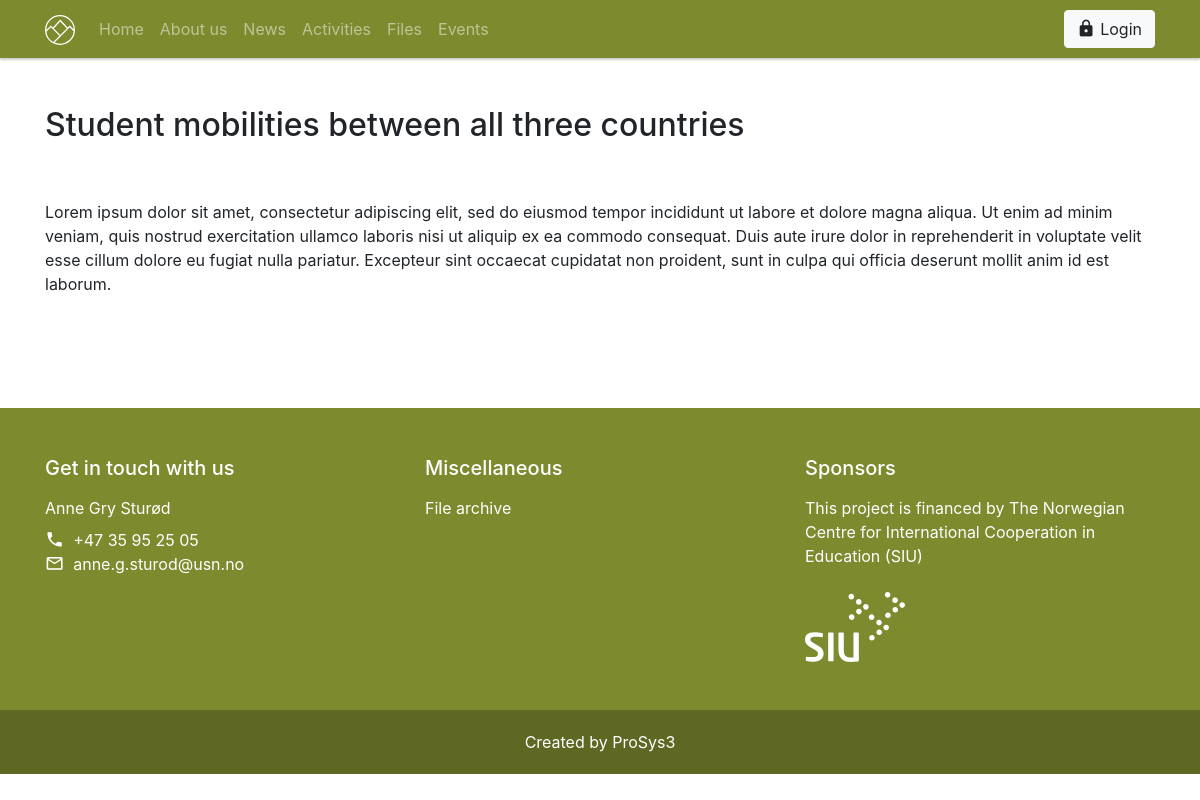
Screenshot of /activities.php?post=1 with the database file from the repository.
### tables this page shows
CREATE TABLE Activities (

Activities_ID           TINYINT(4)      AUTO_INCREMENT NOT NULL,
Activities_Title        VARCHAR(50)     NOT NULL,
Activities_Text         TEXT            NOT NULL,
Activities_Created      DATE            NOT NULL,
Activities_Author   TINYINT(3) NOT NULL,

CONSTRAINT ActivitiesID_PK PRIMARY KEY (Activities_ID),
CONSTRAINT Activities_UserID_FK FOREIGN KEY (Activities_Author) REFERENCES User_Data(User_ID)




);

### rsc/import/php/components/page_content/activities_post_single.php (the view)
<main>
    <section class="py-5">
        <div class="container">
            <?php
            $sql = 'SELECT * FROM Activities WHERE Activities_ID = ' . $_GET['post'];
            $result = mysqli_query($con, $sql);
            while ( $row = mysqli_fetch_array( $result ) ){
                    echo '<h2>' . $row['Activities_Title'] . '</h2>';
                    echo '<br>';
                    echo '<br>';
                    echo '<p>' . $row['Activities_Text'] . '</p>';
                    echo '<br>';
                    echo '<br>';
            }
            ?>
        </div>
    </section>
</main>

### rsc/import/css/custom.css (style rules this page uses)
:root { --theme-color: #7d8a2e; }

### rsc/import/php/components/header.php (style rules this page uses)
:root { --prosys3-navbar-height: 58px; }
nav#prosys3-navbar ~ main { margin-top: var(--prosys3-navbar-height); }

### rows the page displays
activities: Activities_Title "Student mobilities between all three countries", Activities_Text "Lorem ipsum dolor sit amet, consectetur adipiscing elit, sed do eiusmod tempor incididunt ut labore et dolore magna aliqua. Ut enim ad minim veniam, quis nostrud exercitation ullamco laboris nisi ut aliquip ex ea commodo consequat. Duis aute irure dolor in reprehenderit in voluptate velit esse cillum dolore eu fugiat nulla pariatur. Excepteur sint occaecat cupidatat non proident, sunt in culpa qui officia deserunt mollit anim id est laborum."
